Frame 1 (no input): blank canvas, image omitted
Frame 60 (no input): blank canvas, image omitted
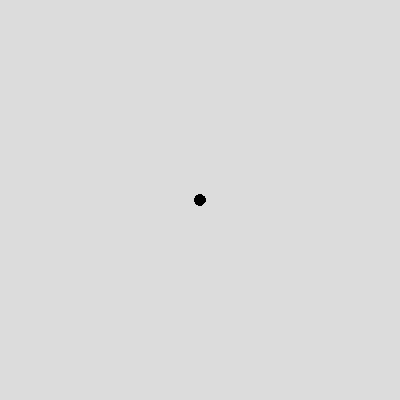
Frame 120 (the mouse pressed at the canvas centre since frame 60)

The p5.js sketch whose frames 1 and 60 were blank and that drew this single picture after the mouse press (run headless with seeded random() and noise() and a simulated clock; from frame 60 on, the mouse is pressed at the canvas centre):

// p5.js sketch
// ── sketch.js
/*
Name: Jai Gaston 
Title: Simple Dot Trail

Instructions:
- Move your mouse
- Left click clears the dots
- Right click changes circle size
*/

let x = [];
let y = [];

let size = 10;

function setup() {
  createCanvas(400, 400);
  background(220);
}

function draw() {

  // add mouse position to arrays
  x.push(mouseX);
  y.push(mouseY);

  // draw dots
  for (let i = 0; i < x.length; i++) {

    fill(0);
    circle(x[i], y[i], size);

  }

  // keep only 50 dots
  if (x.length > 50) {
    x.shift();
    y.shift();
  }
}

// left click clears screen
function mousePressed() {

  if (mouseButton === LEFT) {
    background(220);

    x = [];
    y = [];
  }

  // right click changes size
  if (mouseButton === RIGHT) {
    size = random(5, 50);
  }
}

// stops right click menu
function contextMenu() {
  return false;
}
